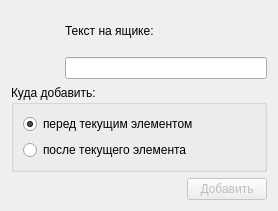
<?xml version="1.0" encoding="UTF-8"?>
<ui version="4.0">
 <class>AddBoxDialog</class>
 <widget class="QDialog" name="AddBoxDialog">
  <property name="geometry">
   <rect>
    <x>0</x>
    <y>0</y>
    <width>278</width>
    <height>211</height>
   </rect>
  </property>
  <property name="windowTitle">
   <string>Добавить ящик</string>
  </property>
  <property name="windowIcon">
   <iconset resource="diagn.qrc">
    <normaloff>:/Icons/images/empty-box.png</normaloff>:/Icons/images/empty-box.png</iconset>
  </property>
  <layout class="QVBoxLayout" name="verticalLayout_3">
   <item>
    <layout class="QHBoxLayout" name="horizontalLayout">
     <item>
      <widget class="QLabel" name="iconLabel">
       <property name="sizePolicy">
        <sizepolicy hsizetype="Fixed" vsizetype="Fixed">
         <horstretch>0</horstretch>
         <verstretch>0</verstretch>
        </sizepolicy>
       </property>
       <property name="minimumSize">
        <size>
         <width>48</width>
         <height>48</height>
        </size>
       </property>
       <property name="maximumSize">
        <size>
         <width>48</width>
         <height>48</height>
        </size>
       </property>
       <property name="text">
        <string/>
       </property>
       <property name="alignment">
        <set>Qt::AlignCenter</set>
       </property>
      </widget>
     </item>
     <item>
      <layout class="QVBoxLayout" name="verticalLayout_2">
       <item>
        <widget class="QLabel" name="label">
         <property name="text">
          <string>Текст на ящике:</string>
         </property>
        </widget>
       </item>
       <item>
        <widget class="QLineEdit" name="nameEdit"/>
       </item>
      </layout>
     </item>
    </layout>
   </item>
   <item>
    <widget class="QGroupBox" name="groupBox">
     <property name="title">
      <string>Куда добавить:</string>
     </property>
     <layout class="QGridLayout" name="gridLayout">
      <item row="0" column="0">
       <layout class="QVBoxLayout" name="verticalLayout">
        <item>
         <widget class="QRadioButton" name="beforeRB">
          <property name="text">
           <string>перед текущим элементом</string>
          </property>
          <property name="checked">
           <bool>true</bool>
          </property>
         </widget>
        </item>
        <item>
         <widget class="QRadioButton" name="afterRB">
          <property name="text">
           <string>после текущего элемента</string>
          </property>
         </widget>
        </item>
       </layout>
      </item>
     </layout>
    </widget>
   </item>
   <item>
    <layout class="QHBoxLayout" name="horizontalLayout_2">
     <item>
      <spacer name="horizontalSpacer">
       <property name="orientation">
        <enum>Qt::Horizontal</enum>
       </property>
       <property name="sizeHint" stdset="0">
        <size>
         <width>40</width>
         <height>20</height>
        </size>
       </property>
      </spacer>
     </item>
     <item>
      <widget class="QPushButton" name="addButton">
       <property name="enabled">
        <bool>false</bool>
       </property>
       <property name="text">
        <string>Добавить</string>
       </property>
      </widget>
     </item>
    </layout>
   </item>
  </layout>
 </widget>
 <tabstops>
  <tabstop>nameEdit</tabstop>
  <tabstop>beforeRB</tabstop>
  <tabstop>afterRB</tabstop>
  <tabstop>addButton</tabstop>
 </tabstops>
 <resources>
  <include location="diagn.qrc"/>
 </resources>
 <connections>
  <connection>
   <sender>addButton</sender>
   <signal>clicked()</signal>
   <receiver>AddBoxDialog</receiver>
   <slot>accept()</slot>
   <hints>
    <hint type="sourcelabel">
     <x>222</x>
     <y>175</y>
    </hint>
    <hint type="destinationlabel">
     <x>138</x>
     <y>99</y>
    </hint>
   </hints>
  </connection>
  <connection>
   <sender>nameEdit</sender>
   <signal>textChanged(QString)</signal>
   <receiver>AddBoxDialog</receiver>
   <slot>slotNameChanged(QString)</slot>
   <hints>
    <hint type="sourcelabel">
     <x>138</x>
     <y>49</y>
    </hint>
    <hint type="destinationlabel">
     <x>138</x>
     <y>99</y>
    </hint>
   </hints>
  </connection>
 </connections>
 <slots>
  <slot>slotNameChanged(QString)</slot>
 </slots>
</ui>
